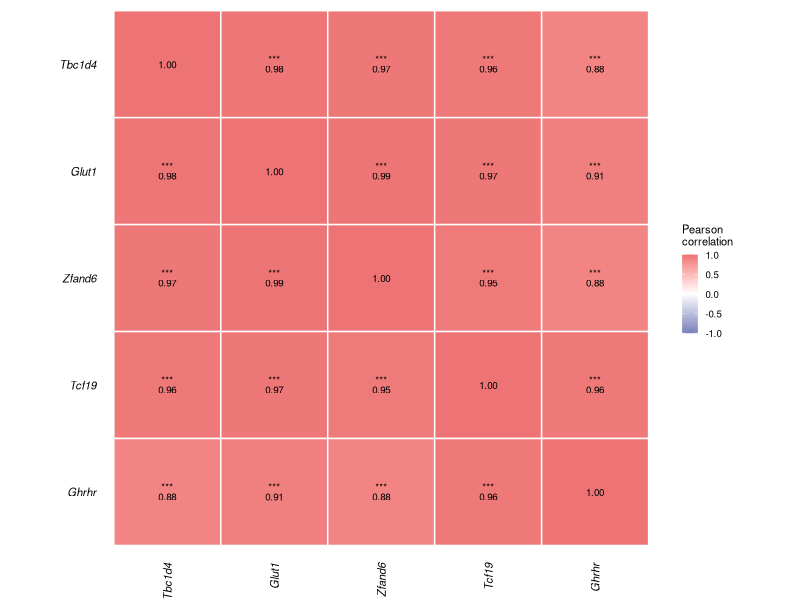

Recreate this plot in R.
# ============================================================
# Liver Gene Correlation Analysis - Fig_4c
# Pearson Correlation Matrix between Genes
# Diabetologia Journal Submission
# Five genes: Tbc1d4, Glut1, Zfand6, Tcf19, Ghrhr
# Data: Relative gene expression across all groups
# ============================================================

# 0) Clear workspace and set working directory
rm(list = ls())
# Set the working directory to this script's own folder before running
# (e.g. in RStudio: Session > Set Working Directory > To Source File Location)

# 1) Load required libraries
library(ggplot2)
library(dplyr)
library(tidyr)
library(reshape2)
library(corrplot)
library(Hmisc)
library(scales)

# 2) Define genes for analysis
genes_fig4c <- c("Tbc1d4", "Glut1", "Zfand6", "Tcf19", "Ghrhr")

# ============================================================
# 3) Import and prepare data
# ============================================================
cat("\n=== LOADING LIVER GENE EXPRESSION DATA ===\n")
dat_raw <- read.csv("Fig_4b_Data_Liver_GeneExpr.csv", stringsAsFactors = FALSE)

dat <- dat_raw %>%
  filter(Gene %in% genes_fig4c) %>%
  select(Group, Gene, Relative_expression) %>%
  filter(!is.na(Relative_expression))

dat$Relative_expression <- as.numeric(dat$Relative_expression)
dat <- dat %>% filter(!is.na(Relative_expression))

cat("Total observations:", nrow(dat), "\n")
cat("Genes:", paste(genes_fig4c, collapse = ", "), "\n")
cat("\nSample sizes per gene:\n")
print(table(dat$Gene))

# ============================================================
# 4) Reshape data to wide format (samples × genes)
# ============================================================
cat("\n=== RESHAPING DATA FOR CORRELATION ANALYSIS ===\n")

dat <- dat %>%
  group_by(Gene, Group) %>%
  mutate(Sample_ID = paste(Group, row_number(), sep = "_")) %>%
  ungroup()

dat_wide <- dat %>%
  select(Sample_ID, Gene, Relative_expression) %>%
  pivot_wider(names_from = Gene, values_from = Relative_expression)

dat_matrix <- dat_wide %>%
  select(-Sample_ID) %>%
  select(all_of(genes_fig4c))

complete_samples <- sum(complete.cases(dat_matrix))
total_samples    <- nrow(dat_matrix)

cat("\nTotal samples:", total_samples, "\n")
cat("Complete cases (no NA):", complete_samples, "\n")

dat_matrix_complete <- dat_matrix[complete.cases(dat_matrix), ]

cat("Using", nrow(dat_matrix_complete), "complete samples for correlation analysis\n")

if (nrow(dat_matrix_complete) < 3) {
  stop("ERROR: Insufficient complete cases for correlation analysis (need at least 3)")
}

# ============================================================
# 5) Calculate Pearson correlation matrix with p-values
# ============================================================
cat("\n=== CALCULATING PEARSON CORRELATIONS ===\n")

cor_matrix <- cor(dat_matrix_complete, method = "pearson", use = "complete.obs")

cat("\nPearson correlation matrix:\n")
print(round(cor_matrix, 3))

cor_test <- rcorr(as.matrix(dat_matrix_complete), type = "pearson")

cor_r <- cor_test$r
cor_p <- cor_test$P
cor_n <- cor_test$n   # n per pair

cat("\nP-value matrix:\n")
print(round(cor_p, 4))

cat("\nSample size matrix (n per pair):\n")
print(cor_n)

# ============================================================
# 6) Prepare data for ggplot heatmap
# ============================================================
cat("\n=== PREPARING DATA FOR HEATMAP ===\n")

cor_melted <- melt(cor_r)
colnames(cor_melted) <- c("Gene1", "Gene2", "Correlation")

p_melted <- melt(cor_p)
colnames(p_melted) <- c("Gene1", "Gene2", "P_value")

n_melted <- melt(cor_n)
colnames(n_melted) <- c("Gene1", "Gene2", "N_pair")

plot_data <- cor_melted %>%
  left_join(p_melted, by = c("Gene1", "Gene2")) %>%
  left_join(n_melted, by = c("Gene1", "Gene2"))

plot_data <- plot_data %>%
  mutate(
    Signif = case_when(
      is.na(P_value)  ~ "",
      P_value < 0.001 ~ "***",
      P_value < 0.01  ~ "**",
      P_value < 0.05  ~ "*",
      TRUE            ~ "ns"
    ),
    Label = case_when(
      is.na(P_value) ~ sprintf("%.2f", Correlation),            # diagonal
      Signif == "ns" ~ sprintf("%.2f", Correlation),            # ns: r only
      TRUE           ~ sprintf("%s\n%.2f", Signif, Correlation) # sig: symbol on top
    )
  )

plot_data$Gene1 <- factor(plot_data$Gene1, levels = genes_fig4c)
plot_data$Gene2 <- factor(plot_data$Gene2, levels = rev(genes_fig4c))

cat("Heatmap data prepared\n")
cat("Range of correlations:", round(min(plot_data$Correlation), 3),
    "to", round(max(plot_data$Correlation), 3), "\n")

# ============================================================
# 7) Create correlation heatmap
# ============================================================
cat("\n=== GENERATING CORRELATION HEATMAP ===\n")

col_palette <- scale_fill_gradient2(
  low      = "#7883ba",
  mid      = "white",
  high     = "#ed7374",
  midpoint = 0,
  limits   = c(-1, 1),
  breaks   = seq(-1, 1, 0.5),
  name     = "Pearson\ncorrelation"
)

p_heatmap <- ggplot(plot_data, aes(x = Gene1, y = Gene2, fill = Correlation)) +
  geom_tile(color = "white", linewidth = 0.5) +
  geom_text(aes(label = Label), size = 2.5, color = "black", lineheight = 0.75) +
  col_palette +
  labs(x = NULL, y = NULL, title = NULL) +
  theme_classic() +
  theme(
    axis.text.x     = element_text(size = 8, colour = "black",
                                   angle = 90, hjust = 1, vjust = 0.5, face = "italic"),
    axis.text.y     = element_text(size = 8, colour = "black",
                                   angle = 0, hjust = 1, face = "italic"),
    axis.ticks      = element_blank(),
    axis.line       = element_blank(),
    legend.title    = element_text(size = 8),
    legend.text     = element_text(size = 7),
    legend.key.size = unit(0.4, "cm"),
    legend.position = "right",
    plot.margin     = margin(0, 0, 0, 0, "mm")
  ) +
  coord_fixed()

print(p_heatmap)

# ============================================================
# 8) Save plot
# ============================================================
cat("\n=== SAVING PLOT FILES ===\n")

ggsave(
  filename = "Fig_4c_Correlation_Matrix_Liver.png",
  plot     = p_heatmap,
  scale    = 1, width = 7.5, height = 6,
  units    = "cm", dpi = 600, limitsize = FALSE
)

ggsave(
  filename = "Fig_4c_Correlation_Matrix_Liver.svg",
  plot     = p_heatmap,
  scale    = 1, width = 7.5, height = 6,
  units    = "cm", limitsize = FALSE
)

cat("✓ Plots saved\n")

# ============================================================
# 9) Export correlation tables
# ============================================================
cat("\n=== EXPORTING CORRELATION TABLES ===\n")

cor_export <- data.frame(Gene = rownames(cor_r), round(cor_r, 3))
p_export   <- data.frame(Gene = rownames(cor_p), round(cor_p, 4))
n_export   <- data.frame(Gene = rownames(cor_n), cor_n)

write.csv(cor_export, "Fig_4c_Correlation_Matrix_Liver.csv",    row.names = FALSE)
write.csv(p_export,   "Fig_4c_PValue_Matrix_Liver.csv",         row.names = FALSE)
write.csv(n_export,   "Fig_4c_N_Matrix_Liver.csv",              row.names = FALSE)

pairwise_cor <- plot_data %>%
  filter(as.character(Gene1) < as.character(Gene2)) %>%
  select(Gene1, Gene2, N_pair, Correlation, P_value, Signif) %>%
  arrange(desc(abs(Correlation)))

write.csv(pairwise_cor, "Fig_4c_Pairwise_Correlations_Liver.csv", row.names = FALSE)

cat("\nPairwise correlations (sorted by absolute value):\n")
print(as.data.frame(pairwise_cor))

# ============================================================
# 10) Summary statistics
# ============================================================
cat("\n", rep("=", 70), "\n", sep = "")
cat("CORRELATION ANALYSIS SUMMARY - LIVER GENES\n")
cat(rep("=", 70), "\n", sep = "")

cat("\nNumber of samples used:", nrow(dat_matrix_complete), "\n")
cat("Number of genes:", ncol(dat_matrix_complete), "\n")
cat("Correlation method: Pearson\n")

sig_correlations <- pairwise_cor %>%
  summarise(
    Total    = n(),
    Sig_p001 = sum(P_value < 0.001, na.rm = TRUE),
    Sig_p01  = sum(P_value < 0.01,  na.rm = TRUE),
    Sig_p05  = sum(P_value < 0.05,  na.rm = TRUE),
    NonSig   = sum(P_value >= 0.05, na.rm = TRUE)
  )

cat("\nSignificance summary (", nrow(pairwise_cor), " pairwise comparisons):\n", sep = "")
cat("  p < 0.001 (***): ", sig_correlations$Sig_p001, "\n", sep = "")
cat("  p < 0.01  (**):  ", sig_correlations$Sig_p01,  "\n", sep = "")
cat("  p < 0.05  (*):   ", sig_correlations$Sig_p05,  "\n", sep = "")
cat("  p ≥ 0.05  (ns):  ", sig_correlations$NonSig,   "\n", sep = "")

cat("\nStrongest positive correlation:\n")
print(as.data.frame(pairwise_cor %>% filter(Correlation == max(Correlation))))

cat("\nStrongest negative correlation:\n")
print(as.data.frame(pairwise_cor %>% filter(Correlation == min(Correlation))))

cat("\n", rep("=", 70), "\n", sep = "")
cat("FILES GENERATED\n")
cat(rep("=", 70), "\n", sep = "")
cat("Figures:\n")
cat("  - Fig_4c_Correlation_Matrix_Liver.png (600 dpi, 7.5×6 cm)\n")
cat("  - Fig_4c_Correlation_Matrix_Liver.svg (vector format)\n")
cat("\nData tables:\n")
cat("  - Fig_4c_Correlation_Matrix_Liver.csv    (correlation coefficients)\n")
cat("  - Fig_4c_PValue_Matrix_Liver.csv         (p-values)\n")
cat("  - Fig_4c_N_Matrix_Liver.csv              (n per pair)\n")
cat("  - Fig_4c_Pairwise_Correlations_Liver.csv (pairwise results with n)\n")
cat("\nInterpretation:\n")
cat("  • Blue  = negative correlation\n")
cat("  • White = no correlation (r = 0)\n")
cat("  • Red   = positive correlation\n")
cat("  • Significance: ***p<0.001, **p<0.01, *p<0.05, ns = not significant\n")
cat("\nNote:\n")
cat("  • All 5 genes had complete data (n=12 per gene, 3 groups × 4 replicates)\n")
cat("  • All samples included in correlation analysis\n")
cat(rep("=", 70), "\n", sep = "")
